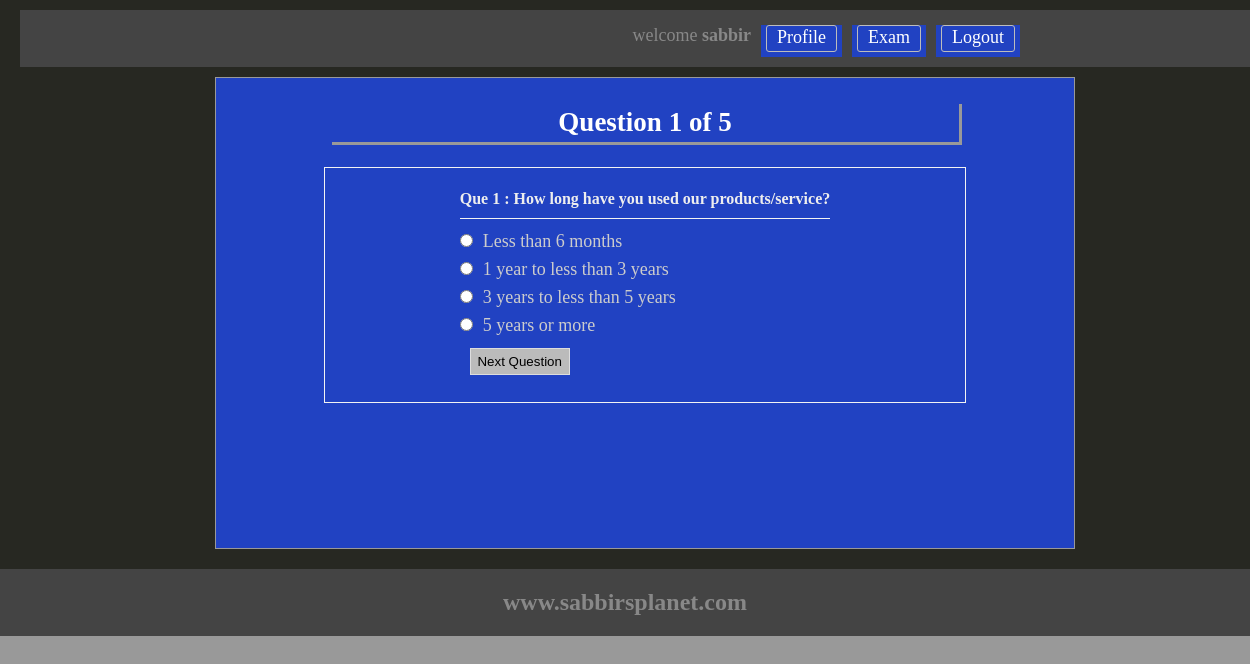
Page /test.php?q=1 (signed in) on the committed database.
### tables this page shows
CREATE TABLE `tbl_question` (
  `questionId` int(11) NOT NULL,
  `questionNo` int(11) NOT NULL,
  `question` text NOT NULL
);

CREATE TABLE `tbl_answer` (
  `ansId` int(11) NOT NULL,
  `questionNo` int(11) NOT NULL,
  `rightAns` int(11) NOT NULL DEFAULT 0,
  `answer` text NOT NULL
);

### classes/Exam.php (called while the page is built, shortened)
<?php
	$filepath = realpath(dirname(__FILE__));
	include_once($filepath.'/../lib/Database.php');
	class Exam{
		private $db;
		function __construct()
		{
			$this->db = new Database();
		}
		public function getAllQuestion(){
			$query = "SELECT * from tbl_question";
			$result = $this->db->select($query);
			$total = $result->num_rows;
			return $total;
		}
		public function getQuesByNumber($number){
			$query = "SELECT * from tbl_question where questionNo = '$number' ";
			$selected = $this->db->select($query);
			$result = $selected->fetch_assoc();
			return $result;
		}
		public function getAllAnswerById($number){
			$query = "SELECT * from tbl_answer where questionNo = '$number' ";
			$selected = $this->db->select($query);
			return $selected;
		}
	}
?>

### lib/Database.php (called while the page is built, shortened)
<?php
Class Database{
	public $host   = DB_HOST;
	public $user   = DB_USER;
	public $pass   = DB_PASS;
	public $dbname = DB_NAME;
	public $link;
	private function connectDB(){
	$this->link = new mysqli($this->host, $this->user, $this->pass, $this->dbname);
 }
	public function select($query){
		$result = $this->link->query($query) or die($this->link->error.__LINE__);
		if($result->num_rows > 0){
			return $result;
		} else {
			return false;
		}
	}
}

### test.php (the view, shortened to what this page needs)
<?php
	 include 'inc/header.php';
	 if (isset($_GET['q'])) {
	 	$number = (int) $_GET['q'];
	 }else{
	 	header("Location:exam.php");
	 }
	 $totalQuestion = $exam->getAllQuestion();
	 $question = $exam->getQuesByNumber($number);
?>
<div class="main">
<h1>Question <?php echo $question['questionNo'].' of '.$totalQuestion; ?></h1>
	<div class="test">
		<form method="post" action="">
		<table>
			<tr>
				<td colspan="2">
				 <h3>Que <?php echo $question['questionNo'].' : '.$question['question']; ?></h3>
				</td>
			</tr>
<?php
	$answer = $exam->getAllAnswerById($number);
	if ($answer) {
		while ($result = $answer->fetch_assoc()) {
?>
			<tr>
				<td><label>
				 <input type="radio" name="answer" value="<?php echo $result['ansId']; ?>" /><?php echo $result['answer']; ?>
				</td></label>
			</tr>
<?php } } ?>
			<tr>
			  <td>
				<input type="submit" name="submit" value="Next Question"/>
			</td>
			</tr>
		</table>
</div>
 </div>
<?php include 'inc/footer.php'; ?>

### css/main.css (style rules this page uses)
* { margin:0;padding:0;outline:none }
body { font-family:verdana;background: #999; }
input[type="submit"] { cursor: pointer; border: 1px solid #ddd; padding: 5px; width: 100px; background: #bbb; margin: 5px 10px; }
.main { background: #2142C2 none repeat scroll 0 0; border: 1px solid #999; margin-top: 10px; min-height: 440px; padding: 15px; width: 828px; }
.main h1 { box-shadow: 2px 2px 0 1px #999; color: #fff; margin: 10px auto 25px; padding: 4px; text-align: center; width: 620px; }
.test { border: 1px solid #f3f3f3; margin: 0 auto; max-width: 600px; padding: 20px; }
.test tr td { color: #ccc; }
.test input[type="radio"] { margin-bottom: 10px; margin-right: 10px; cursor:pointer; }
.test h3 { border-bottom: 1px solid #f3f3f3; font-size: 16px; margin-bottom: 10px; padding-bottom: 10px; color: #eee; }

### rows in the picture
tbl_question: questionNo "1", question "How long have you used our products/service?"
tbl_answer: answer "Less than 6 months"
tbl_answer: answer "1 year to less than 3 years"
tbl_answer: answer "3 years to less than 5 years"
tbl_answer: answer "5 years or more"

### other values in the picture
Session::get("userName") "sabbir"
$totalQuestion "5"
